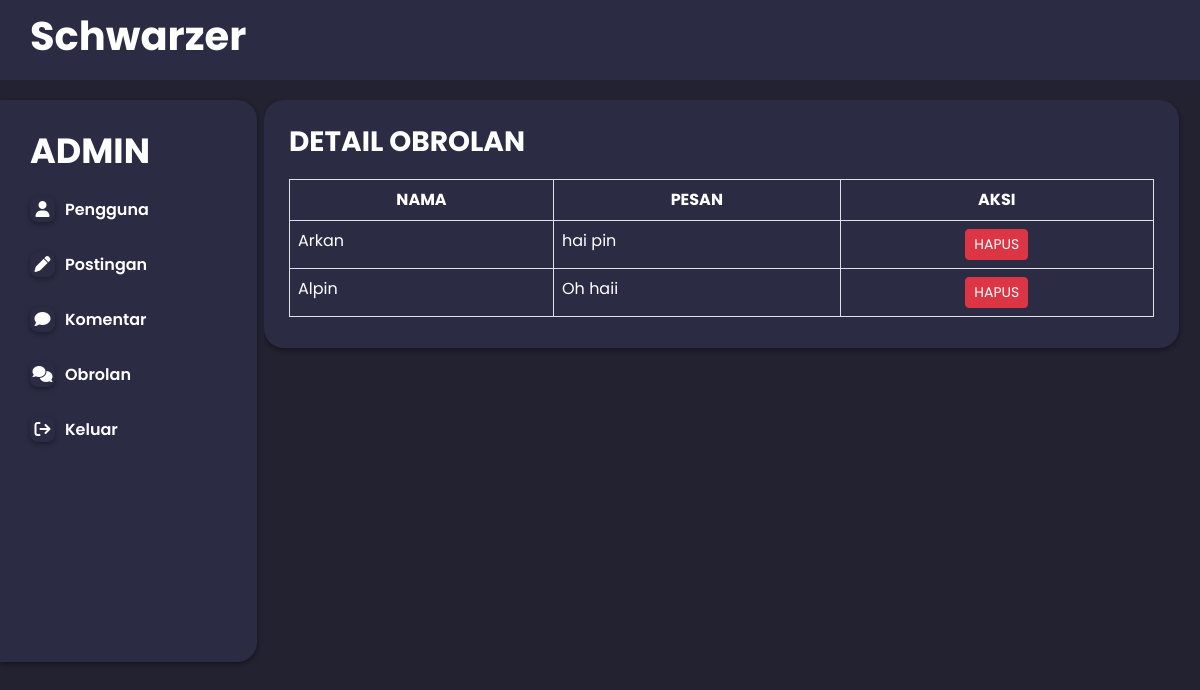
/admin/pesan.php, run on the app's committed database.
### tables this page shows
CREATE TABLE `messages` (
  `msg_id` int(11) NOT NULL,
  `incoming_msg_id` int(255) NOT NULL,
  `outgoing_msg_id` int(255) NOT NULL,
  `msg` varchar(1000) NOT NULL,
  `nama` varchar(255) NOT NULL,
  `status` tinyint(1) NOT NULL,
  `gambar` varchar(255) NOT NULL,
  `id_user` int(11) NOT NULL
);

### admin/pesan.php (the view, shortened to what this page needs)
<!DOCTYPE html>
<!DOCTYPE html>
<html lang="en">
<head>
  <link rel="stylesheet" href="https://unicons.iconscout.com/release/v4.0.8/css/line.css">
  <link href="https://cdn.jsdelivr.net/npm/bootstrap@5.3.0/dist/css/bootstrap.min.css" rel="stylesheet"
>
  <link rel="stylesheet" href="https://cdnjs.cloudflare.com/ajax/libs/font-awesome/6.1.1/css/all.min.css"
 />
</head>
<body>
<nav style="width: 100%;
background: #2B2C44;
position: fixed;
z-index: 999;
padding:12px;
padding-left:30px;">
    <div style="display: flex;
align-items: center;
justify-content: space-between;" class="container1">
      <h1 style="font-weight:bold;color:white;font-family:Poppins;" class="log ">
        Schwarzer
      </h1>
</div>
</nav>
  <div class="home">
    <div class="container">
      <div class="home-weapper">
        <div style="background-color:#2B2C44;" class="home-left">
          <div class="explore">
            <h4 style="color:white;font-size:35px;" class="mini-headign">Admin</h4>
            <a style="margin-top:10px;margin-bottom:20px;padding-right:78px;" href="pengguna.php"><i class="fa-solid fa-user"></i>Pengguna</a>
            <a style="margin-top:10px;margin-bottom:20px;" href="topik.php"><i class="fa-solid fa-pen"></i></i>Postingan</a>
            <a style="margin-top:10px;margin-bottom:20px;" href="komentar.php"><i class="fa-solid fa-comment"></i></i>Komentar</a>
            <a style="margin-top:10px;margin-bottom:20px;" href="pesan.php"><i class="fa-solid fa-comments"></i></i>Obrolan</a>
            <a style="margin-top:10px;margin-bottom:20px;" href="logout.php"><i class="fa-solid fa-sign-out"></i>Keluar</a>
          </div>
        </div>
        <div class="home-center">
          <div class="home-center-wrapper">
            <div style="background-color:#2B2C44;" class="createPost">
              <h3 style="color:white;padding-top:10px;padding-bottom:10px;padding-left:10px;" class="mini-headign">Detail Obrolan</h3>
              <div style="padding-left:10px;padding-right:10px;" class="card-body">
    <table class="table table-bordered" id="myTable">
        <thead>
            <tr>
                <th style="text-align:center;background:#2B2C44;color:white;" scope="col">NAMA</th>
                <th style="text-align:center;background:#2B2C44;color:white;" scope="col">PESAN</th>
                <th style="text-align:center;background:#2B2C44;color:white;" scope="col">AKSI</th>
            </tr>
        </thead>
        <tbody>
            <?php
            $koneksi = mysqli_connect("localhost","root","","pkl");
            $query = mysqli_query($koneksi, "SELECT * FROM messages");
            while($row = mysqli_fetch_array($query)){
            ?>
        <tr>
                <td style="background:#2B2C44;color:white;"><?php echo $row['nama'] ?></td>
                <td style="background:#2B2C44;color:white;"><?php echo $row['msg'] ?></td>
              <td style="background:#2B2C44;" class="text-center">
                    <a href="hapus-pesan.php?id=<?php echo $row['msg_id']?>" class="btn btn-sm btn-danger">HAPUS</a>
               </td>
            </tr>
            <?php
            }?>
            </tbody>
        </table>
        </div>
            </div>
</div>
</div>
      </div>
    </div>
</body>
</html>

### admin/pesan.php (style rules this page uses)
* { margin: 0; padding: 0; box-sizing: border-box; list-style: none; text-decoration: none; font-family: "Poppins", sans-serif; }
:root { --background: #d1deec; --foreground: #f1f3f5; --white: #fff; --black: #000; --gray: #6e6e6e; --shadow: #00000063; --border: #cfcfcf; }
body { background-color: #222230; -webkit-text-size-adjust: 100%; -webkit-tap-highlight-color: #3a78ffec; }
h1, h2, h3, h4, h5, h6, b { color: var(--black); }
.home { display: flex; justify-content: center; }
.container { padding-top: 100px; }
.home-weapper { width: 100%; display: flex; justify-content: space-between; }
.home-left { position: fixed; left:0%; background: var(--white); box-shadow: 0 2px 5px 0 var(--shadow); border-top-right-radius: 20px; border-bottom-right-radius: 20px; overflow: hidden; flex-direction: column; padding: 30px; padding-bottom: 200px; margin-bottom: 500px; }
.mini-headign { font-weight: bold; text-transform: uppercase; color: var(--gray); margin-bottom: 15px; }
.explore { display: flex; flex-direction: column; }
.explore a { text-decoration: none; color: #fff; margin-bottom: 15px; font-weight: 600; }
.explore a i { margin-right: 10px; width: 25px; height: 25px; box-shadow: 0 2px 5px 0 var(--shadow); border-radius: 8px; text-align: center; line-height: 25px; transition: 0.4s; }
.home-center { position: absolute; left: 22%; width: 77.5%; overflow: hidden; padding-right:15px; }
.home-center .createPost { background: var(--white); box-shadow: 0 2px 5px 0 var(--shadow); border-radius: 20px; padding: 15px; margin-bottom: 20px; }
.home-center .mini-headign { color: #1877f2; margin-bottom: 10px; }

### data on the page
messages: nama "Arkan", msg "hai pin"
messages: nama "Alpin", msg "Oh haii"
